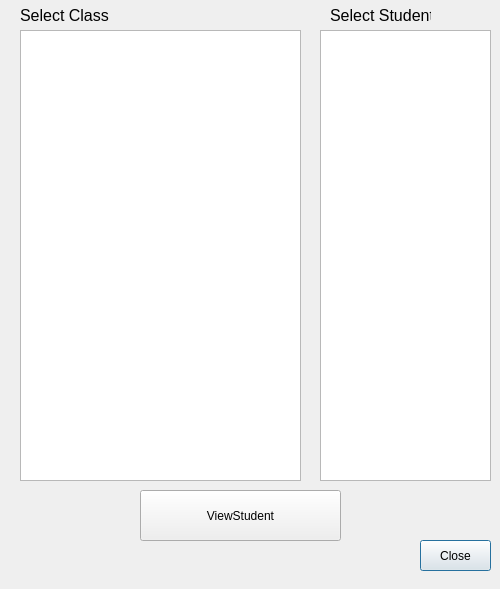
<?xml version="1.0" encoding="UTF-8"?>
<ui version="4.0">
 <class>SelectStudentForView</class>
 <widget class="QDialog" name="SelectStudentForView">
  <property name="geometry">
   <rect>
    <x>0</x>
    <y>0</y>
    <width>500</width>
    <height>589</height>
   </rect>
  </property>
  <property name="windowTitle">
   <string>Select Student To View</string>
  </property>
  <widget class="QLabel" name="label">
   <property name="geometry">
    <rect>
     <x>20</x>
     <y>0</y>
     <width>111</width>
     <height>31</height>
    </rect>
   </property>
   <property name="font">
    <font>
     <pointsize>12</pointsize>
    </font>
   </property>
   <property name="text">
    <string>Select Class</string>
   </property>
  </widget>
  <widget class="QPushButton" name="pushButton_2">
   <property name="geometry">
    <rect>
     <x>420</x>
     <y>540</y>
     <width>71</width>
     <height>31</height>
    </rect>
   </property>
   <property name="text">
    <string>Close</string>
   </property>
  </widget>
  <widget class="QListWidget" name="lWStudent">
   <property name="geometry">
    <rect>
     <x>320</x>
     <y>30</y>
     <width>171</width>
     <height>451</height>
    </rect>
   </property>
   <property name="font">
    <font>
     <pointsize>12</pointsize>
    </font>
   </property>
  </widget>
  <widget class="QPushButton" name="pBViewStudent">
   <property name="geometry">
    <rect>
     <x>140</x>
     <y>490</y>
     <width>201</width>
     <height>51</height>
    </rect>
   </property>
   <property name="text">
    <string>ViewStudent</string>
   </property>
  </widget>
  <widget class="QLabel" name="label_2">
   <property name="geometry">
    <rect>
     <x>330</x>
     <y>0</y>
     <width>101</width>
     <height>31</height>
    </rect>
   </property>
   <property name="font">
    <font>
     <pointsize>12</pointsize>
    </font>
   </property>
   <property name="text">
    <string>Select Student</string>
   </property>
  </widget>
  <widget class="QTreeWidget" name="tWSelectClass">
   <property name="geometry">
    <rect>
     <x>20</x>
     <y>30</y>
     <width>281</width>
     <height>451</height>
    </rect>
   </property>
   <property name="font">
    <font>
     <pointsize>12</pointsize>
    </font>
   </property>
   <attribute name="headerVisible">
    <bool>false</bool>
   </attribute>
   <column>
    <property name="text">
     <string notr="true">1</string>
    </property>
   </column>
  </widget>
 </widget>
 <tabstops>
  <tabstop>tWSelectClass</tabstop>
  <tabstop>lWStudent</tabstop>
  <tabstop>pBViewStudent</tabstop>
  <tabstop>pushButton_2</tabstop>
 </tabstops>
 <resources/>
 <connections>
  <connection>
   <sender>pushButton_2</sender>
   <signal>clicked()</signal>
   <receiver>SelectStudentForView</receiver>
   <slot>close()</slot>
   <hints>
    <hint type="sourcelabel">
     <x>438</x>
     <y>545</y>
    </hint>
    <hint type="destinationlabel">
     <x>632</x>
     <y>528</y>
    </hint>
   </hints>
  </connection>
 </connections>
</ui>
